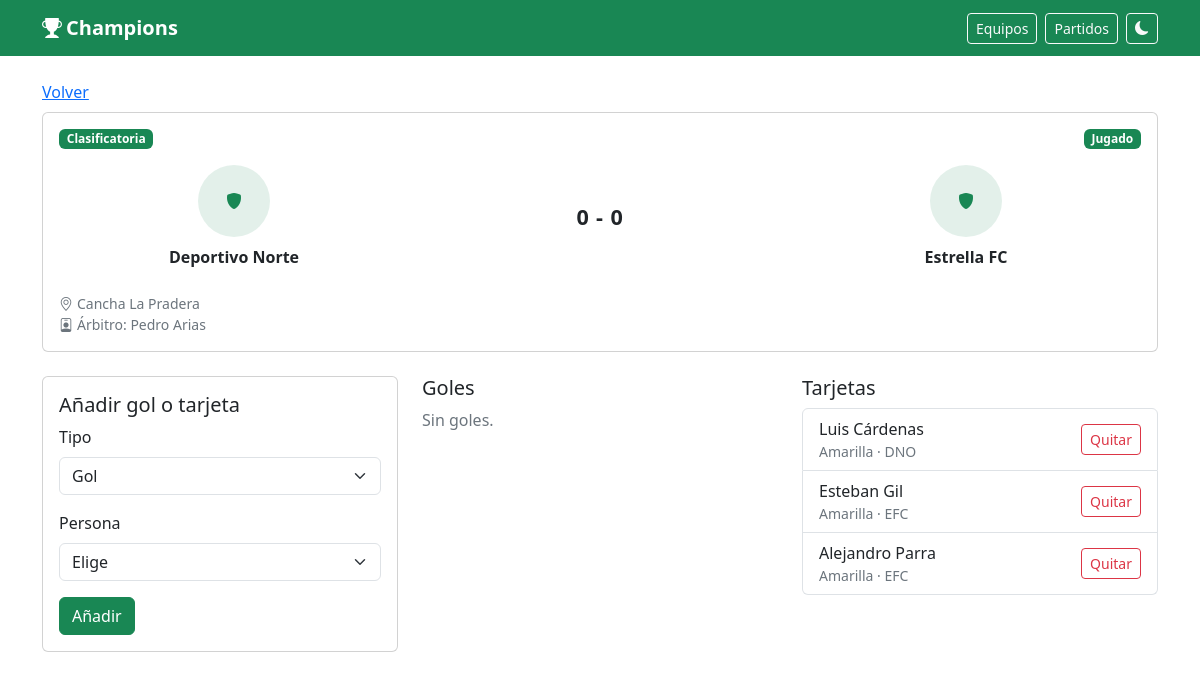
Page /partido.php?id=3 on the committed database.
### tables this page shows
CREATE TABLE partidos (
  id INT UNSIGNED NOT NULL AUTO_INCREMENT,
  jornada SMALLINT UNSIGNED NOT NULL,
  vuelta TINYINT(1) NOT NULL DEFAULT 0,
  local_id INT UNSIGNED NOT NULL,
  visitante_id INT UNSIGNED NOT NULL,
  fecha DATETIME DEFAULT NULL,
  cancha VARCHAR(150) DEFAULT NULL,
  arbitro VARCHAR(120) DEFAULT NULL,
  goles_local TINYINT UNSIGNED DEFAULT NULL,
  goles_visitante TINYINT UNSIGNED DEFAULT NULL,
  estado ENUM('programado', 'jugado', 'suspendido', 'aplazado') NOT NULL DEFAULT 'programado',
  tipo ENUM('clasificatoria', 'eliminatoria') NOT NULL DEFAULT 'clasificatoria',
  orden SMALLINT UNSIGNED NOT NULL DEFAULT 0,
  creado_en DATETIME NOT NULL DEFAULT CURRENT_TIMESTAMP,
  PRIMARY KEY (id),
  KEY idx_partidos_fecha (fecha),
  KEY idx_partidos_jornada (jornada),
  KEY idx_partidos_estado_fecha (estado, fecha),
  KEY idx_partidos_local (local_id),
  KEY idx_partidos_visitante (visitante_id),
  CONSTRAINT fk_partidos_local
    FOREIGN KEY (local_id) REFERENCES equipos (id)
    ON UPDATE CASCADE,
  CONSTRAINT fk_partidos_visitante
    FOREIGN KEY (visitante_id) REFERENCES equipos (id)
    ON UPDATE CASCADE
);

CREATE TABLE equipos (
  id INT UNSIGNED NOT NULL AUTO_INCREMENT,
  nombre VARCHAR(120) NOT NULL,
  nombre_corto VARCHAR(10) NOT NULL,
  grupo_id INT UNSIGNED DEFAULT NULL,
  orden SMALLINT UNSIGNED NOT NULL DEFAULT 0,
  escudo VARCHAR(255) DEFAULT NULL,
  dt VARCHAR(120) DEFAULT NULL,
  ciudad VARCHAR(100) DEFAULT NULL,
  fundacion SMALLINT UNSIGNED DEFAULT NULL,
  colores VARCHAR(80) DEFAULT NULL,
  activo TINYINT(1) NOT NULL DEFAULT 1,
  creado_en DATETIME NOT NULL DEFAULT CURRENT_TIMESTAMP,
  PRIMARY KEY (id),
  UNIQUE KEY uq_equipos_nombre (nombre),
  UNIQUE KEY uq_equipos_corto (nombre_corto),
  KEY idx_equipos_grupo (grupo_id),
  CONSTRAINT fk_equipos_grupo
    FOREIGN KEY (grupo_id) REFERENCES grupos (id)
    ON UPDATE CASCADE
);

CREATE TABLE eventos (
  id INT UNSIGNED NOT NULL AUTO_INCREMENT,
  partido_id INT UNSIGNED NOT NULL,
  jugador_id INT UNSIGNED DEFAULT NULL,
  equipo_id INT UNSIGNED NOT NULL,
  tipo ENUM('gol', 'asistencia', 'amarilla', 'roja', 'autogol') NOT NULL,
  minuto SMALLINT UNSIGNED NOT NULL,
  creado_en DATETIME NOT NULL DEFAULT CURRENT_TIMESTAMP,
  PRIMARY KEY (id),
  KEY idx_eventos_partido (partido_id),
  KEY idx_eventos_jugador (jugador_id),
  KEY idx_eventos_equipo (equipo_id),
  KEY idx_eventos_tipo_jugador (tipo, jugador_id),
  CONSTRAINT fk_eventos_partido
    FOREIGN KEY (partido_id) REFERENCES partidos (id)
    ON DELETE CASCADE ON UPDATE CASCADE,
  CONSTRAINT fk_eventos_jugador
    FOREIGN KEY (jugador_id) REFERENCES jugadores (id)
    ON DELETE SET NULL ON UPDATE CASCADE,
  CONSTRAINT fk_eventos_equipo
    FOREIGN KEY (equipo_id) REFERENCES equipos (id)
    ON UPDATE CASCADE,
  CONSTRAINT chk_eventos_minuto CHECK (minuto <= 130)
);

CREATE TABLE jugadores (
  id INT UNSIGNED NOT NULL AUTO_INCREMENT,
  equipo_id INT UNSIGNED NOT NULL,
  nombre VARCHAR(120) NOT NULL,
  apellido VARCHAR(80) NOT NULL,
  dorsal SMALLINT UNSIGNED DEFAULT NULL,
  posicion ENUM('ARQ', 'DEF', 'MED', 'DEL') DEFAULT NULL,
  foto VARCHAR(255) DEFAULT NULL,
  fecha_nacimiento DATE DEFAULT NULL,
  activo TINYINT(1) NOT NULL DEFAULT 1,
  creado_en DATETIME NOT NULL DEFAULT CURRENT_TIMESTAMP,
  PRIMARY KEY (id),
  UNIQUE KEY uq_jugadores_dorsal (equipo_id, dorsal),
  KEY idx_jugadores_equipo (equipo_id),
  CONSTRAINT fk_jugadores_equipo
    FOREIGN KEY (equipo_id) REFERENCES equipos (id)
    ON DELETE CASCADE ON UPDATE CASCADE
);

### config/db.php (called while the page is built, shortened)
<?php
function db(): PDO
{
    static $pdo = null;
    if ($pdo instanceof PDO) {
        return $pdo;
    }
    $dsn = 'mysql:host=' . DB_HOST . ';dbname=' . DB_NAME . ';charset=' . DB_CHARSET;
    try {
        $pdo = new PDO($dsn, DB_USER, DB_PASS, [
            PDO::ATTR_ERRMODE => PDO::ERRMODE_EXCEPTION,
            PDO::ATTR_DEFAULT_FETCH_MODE => PDO::FETCH_ASSOC,
            PDO::ATTR_EMULATE_PREPARES => false,
        ]);
    } catch (PDOException $e) {
        error_log('Error de conexión: ' . $e->getMessage());
        http_response_code(500);
        exit('No se pudo conectar a la base de datos. Revisa config/db.php y que el esquema esté importado.');
    }
    return $pdo;
}

### partido.php (the view, shortened to what this page needs)
<?php
require __DIR__ . '/includes/funciones.php';
$partidoId = entero_get('id');
$partido = obtener_partido($partidoId);
$eventos = array_values(array_filter(
    eventos_partido($partidoId),
    static fn (array $evento): bool => (string) $evento['tipo'] !== 'asistencia'
));
$goles = [];
$tarjetas = [];
foreach ($eventos as $evento) {
    if ($evento['tipo'] === 'gol' || $evento['tipo'] === 'autogol') {
        $goles[] = $evento;
    } elseif ($evento['tipo'] === 'amarilla' || $evento['tipo'] === 'roja') {
        $tarjetas[] = $evento;
    }
}
require __DIR__ . '/includes/header.php';
$nombreEvento = static function (array $evento): string {
    $nombre = nombre_persona($evento);
    return $nombre !== '' ? $nombre : 'Sin jugador';
};
?>
<p class="mb-2"><a href="<?= e(url_public('index.php')) ?>">Volver</a></p>
<div class="card partido-card mb-4">
    <div class="card-body">
        <div class="d-flex justify-content-between align-items-center mb-3">
            <span class="badge <?= ($partido['tipo'] ?? '') === 'eliminatoria' ? 'text-bg-dark' : 'text-bg-success' ?>">
                <?= ($partido['tipo'] ?? '') === 'eliminatoria' ? 'Eliminatoria' : 'Clasificatoria' ?>
            </span>
            <?= html_estado((string) $partido['estado']) ?>
        </div>
        <div class="row align-items-center g-3 text-center">
            <div class="col-4">
                <div>
                    <div class="mb-2"><?= html_escudo($partido['local_escudo'], (string) $partido['local_nombre'], 72) ?></div>
                    <div class="fw-semibold"><?= e($partido['local_nombre']) ?></div>
                </div>
            </div>
            <div class="col-4">
                <div class="marcador display-6"><?= e(marcador_texto($partido)) ?></div>
            </div>
            <div class="col-4">
                <div>
                    <div class="mb-2"><?= html_escudo($partido['visita_escudo'], (string) $partido['visita_nombre'], 72) ?></div>
                    <div class="fw-semibold"><?= e($partido['visita_nombre']) ?></div>
                </div>
            </div>
        </div>
        <ul class="list-unstyled small text-secondary mt-4 mb-0">
            <li><i class="bi bi-geo-alt me-1" aria-hidden="true"></i><?= e((string) ($partido['cancha'] ?? 'Cancha por confirmar')) ?></li>
            <li><i class="bi bi-person-badge me-1" aria-hidden="true"></i>Árbitro: <?= e((string) ($partido['arbitro'] ?? 'Por designar')) ?></li>
        </ul>
    </div>
</div>
<div class="row g-4">
    <div class="col-lg-4">
        <form method="post" class="card">
            <div class="card-body">
                <h2 class="h5">Añadir gol o tarjeta</h2>
                <div class="mb-3">
                    <label class="form-label" for="tipo">Tipo</label>
                    <select class="form-select" id="tipo" name="tipo" required>
                        <option value="gol">Gol</option>
                    </select>
                </div>
                <div class="mb-3">
                    <label class="form-label" for="jugador_id">Persona</label>
                    <select class="form-select" id="jugador_id" name="jugador_id" required>
                        <option value="">Elige</option>
                    </select>
                </div>
                <button class="btn btn-success" type="submit">Añadir</button>
            </div>
        </form>
    </div>
    <div class="col-lg-4">
        <h2 class="h5">Goles</h2>
        <?php if ($goles === []): ?>
            <p class="text-secondary">Sin goles.</p>
        <?php endif; ?>
    </div>
    <div class="col-lg-4">
        <h2 class="h5">Tarjetas</h2>
        <?php if ($tarjetas === []): ?>
            <p class="text-secondary">Sin tarjetas.</p>
        <?php else: ?>
            <ul class="list-group">
                <?php foreach ($tarjetas as $evento): ?>
                    <li class="list-group-item d-flex justify-content-between align-items-center gap-2">
                        <span>
                            <?= e($nombreEvento($evento)) ?>
                            <span class="d-block small text-secondary"><?= $evento['tipo'] === 'roja' ? 'Roja' : 'Amarilla' ?> · <?= e((string) $evento['nombre_corto']) ?></span>
                        </span>
                        <form method="post" onsubmit="return confirm('¿Quitar esta tarjeta?');">
                            <button class="btn btn-sm btn-outline-danger" type="submit">Quitar</button>
                        </form>
                    </li>
                <?php endforeach; ?>
            </ul>
        <?php endif; ?>
    </div>
</div>
<?php require __DIR__ . '/includes/footer.php'; ?>

### includes/funciones.php (shortened to what this page needs)
<?php
require_once dirname(__DIR__) . '/config/db.php';
function e(mixed $valor): string
{
    return htmlspecialchars((string) ($valor ?? ''), ENT_QUOTES, 'UTF-8');
}
function url_raiz(): string
{
    $script = str_replace('\\', '/', (string) ($_SERVER['SCRIPT_NAME'] ?? ''));
    $directorio = rtrim(dirname($script), '/');
    if ($directorio === '/' || $directorio === '.' || $directorio === '') {
        return '';
    }
    return $directorio;
}
function url_public(string $archivo = 'index.php'): string
{
    return url_raiz() . '/' . ltrim($archivo, '/');
}
function entero_get(string $campo): int
{
    $valor = filter_input(INPUT_GET, $campo, FILTER_VALIDATE_INT);
    return $valor;
}
function etiqueta_estado(string $estado): string
{
    return match ($estado) {
        'programado' => 'Programado',
        'jugado' => 'Jugado',
        'suspendido' => 'Suspendido',
        'aplazado' => 'Aplazado',
        default => $estado,
    };
}
function html_estado(string $estado): string
{
    $color = match ($estado) {
        'jugado' => 'success',
        'suspendido' => 'danger',
        'aplazado' => 'warning',
        default => 'secondary',
    };
    return '<span class="badge text-bg-' . $color . '">' . e(etiqueta_estado($estado)) . '</span>';
}
function html_escudo(?string $ruta, string $alt, int $tam = 40): string
{
    $tam = max(16, min($tam, 240));
    return '<span class="escudo-vacio" style="width:' . $tam . 'px;height:' . $tam . 'px" aria-hidden="true"><i class="bi bi-shield-fill"></i></span>';
}
function marcador_texto(array $partido): string
{
    if (($partido['estado'] ?? '') === 'jugado' && $partido['goles_local'] !== null && $partido['goles_visitante'] !== null) {
        return (int) $partido['goles_local'] . ' - ' . (int) $partido['goles_visitante'];
    }
    return 'vs';
}
function consultar(string $sql, array $params = []): array
{
    $stmt = db()->prepare($sql);
    $stmt->execute($params);
    return $stmt->fetchAll();
}
function consultar_uno(string $sql, array $params = []): ?array
{
    $stmt = db()->prepare($sql);
    $stmt->execute($params);
    $fila = $stmt->fetch();
    return $fila === false ? null : $fila;
}
function sql_partidos(): string
{
    return 'SELECT p.id, p.jornada, p.vuelta, p.local_id, p.visitante_id, p.fecha, p.cancha,
            p.arbitro, p.goles_local, p.goles_visitante, p.estado, p.tipo, p.orden,
            loc.nombre AS local_nombre, loc.nombre_corto AS local_corto, loc.escudo AS local_escudo,
            vis.nombre AS visita_nombre, vis.nombre_corto AS visita_corto, vis.escudo AS visita_escudo
            FROM partidos p
            INNER JOIN equipos loc ON loc.id = p.local_id
            INNER JOIN equipos vis ON vis.id = p.visitante_id';
}
function normalizar_partido(array $partido): array
{
    $partido['id'] = (int) $partido['id'];
    $partido['jornada'] = (int) $partido['jornada'];
    $partido['vuelta'] = (int) $partido['vuelta'];
    $partido['local_id'] = (int) $partido['local_id'];
    $partido['visitante_id'] = (int) $partido['visitante_id'];
    $partido['goles_local'] = $partido['goles_local'] === null ? null : (int) $partido['goles_local'];
    $partido['goles_visitante'] = $partido['goles_visitante'] === null ? null : (int) $partido['goles_visitante'];
    $partido['orden'] = (int) ($partido['orden'] ?? 0);
    return $partido;
}
function obtener_partido(int $id): ?array
{
    $fila = consultar_uno(sql_partidos() . ' WHERE p.id = :id', ['id' => $id]);
    return $fila === null ? null : normalizar_partido($fila);
}
function eventos_partido(int $partidoId): array
{
    return consultar(
        'SELECT ev.id, ev.partido_id, ev.jugador_id, ev.equipo_id, ev.tipo, ev.minuto,
                j.nombre, j.apellido, j.dorsal, e.nombre AS equipo, e.nombre_corto
         FROM eventos ev
         LEFT JOIN jugadores j ON j.id = ev.jugador_id
         INNER JOIN equipos e ON e.id = ev.equipo_id
         WHERE ev.partido_id = :partido
         ORDER BY ev.minuto ASC, ev.id ASC',
        ['partido' => $partidoId]
    );
}
function nombre_persona(array $fila): string
{
    return trim((string) ($fila['nombre'] ?? '') . ' ' . (string) ($fila['apellido'] ?? ''));
}

### includes/header.php (style rules this page uses)
html[data-bs-theme="light"] { color-scheme: light; }
body { min-height: 100vh; display: flex; flex-direction: column; }
.escudo-vacio { display: inline-flex; align-items: center; justify-content: center; border-radius: 50%; background: rgba(25, 135, 84, .12); color: #198754; vertical-align: middle; }
.marcador { font-variant-numeric: tabular-nums; font-weight: 700; font-size: 1.35rem; letter-spacing: .04em; min-width: 3.2rem; text-align: center; flex: 0 0 auto; }
.partido-card .escudo, .partido-card .escudo-vacio { flex: 0 0 auto; }
.partido-card .fw-semibold { overflow-wrap: anywhere; }

### rows in the picture
partidos: estado "Jugado", local.nombre "Deportivo Norte", marcador_texto($partido) "0 - 0", visitante.nombre "Estrella FC", cancha "Cancha La Pradera", arbitro "Pedro Arias"
eventos: jugador.apellido "Luis Cárdenas", tipo "Amarilla", equipo.nombre_corto "DNO"
eventos: jugador.apellido "Esteban Gil", tipo "Amarilla", equipo.nombre_corto "EFC"
eventos: jugador.apellido "Alejandro Parra", tipo "Amarilla", equipo.nombre_corto "EFC"

### other values in the picture
LIGA_NOMBRE "Champions"
